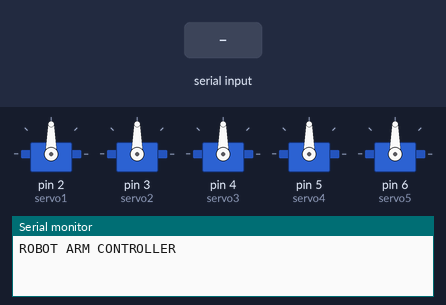
The sketch below on a simulated Arduino Uno, built with avr-gcc and run on an emulated ATmega328P. On the bench: 5 × servo, the last lines printed to the serial monitor. The test bench sets the inputs (shaded band).

Above: at 1.2 s.
1.3 s: "30,150\n" received over Serial
At 2.5 s:
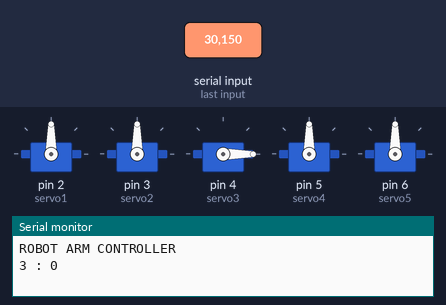
2.8 s: "1\n" received over Serial
At 3.7 s:
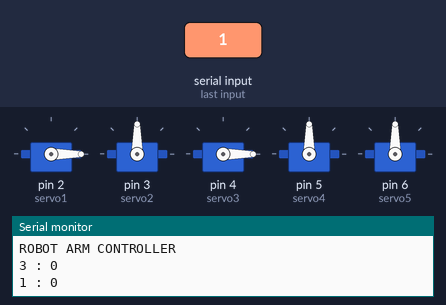
4.3 s: "2\n" received over Serial
At 4.9 s:
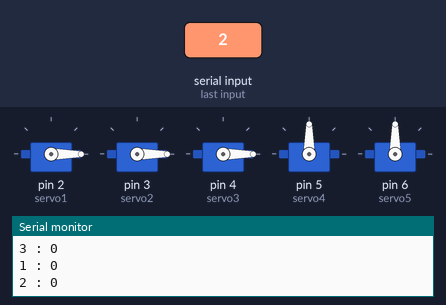
5.8 s: "4\n" received over Serial
At 7.0 s:
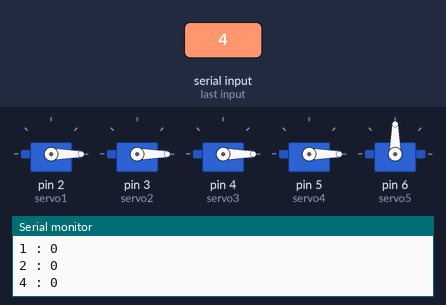
7.3 s: "5\n" received over Serial
At 8.3 s:
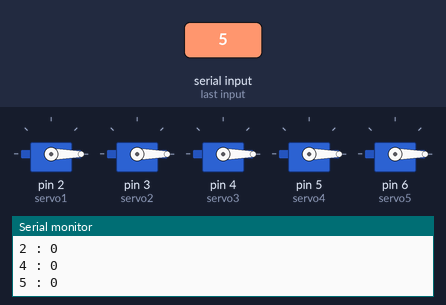
8.8 s: "1,90\n" received over Serial
At 9.6 s:
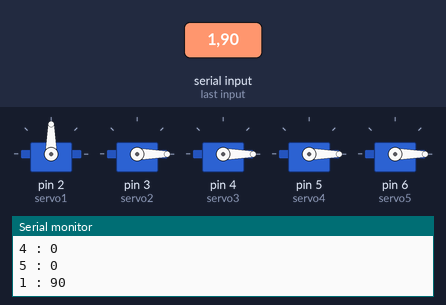
Timing chart, 0 to 11.3 s (numbered marks = the images above; inputs shaded):
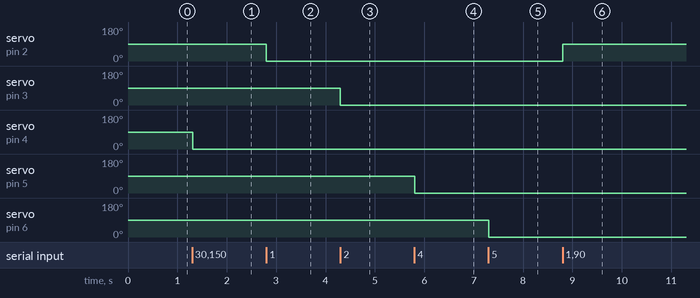

The sketch:

3-Stepper-Full-Step.ino
```cpp
#include <Servo.h>
Servo servo1;
Servo servo2;
Servo servo3;
Servo servo4;
Servo servo5;
unsigned int sudut;
String inString="",temStr;
char str;
unsigned int nomor,l,i;
void setup(){
  Serial.begin(9600);
  servo1.attach(2);//pin 2=servo1
  servo2.attach(3);//pin 3=servo2
  servo3.attach(4);//pin 4=servo3
  servo4.attach(5);//pin 5=servo4
  servo5.attach(6);//pin 6=servo5
  servo1.write(90);
  servo2.write(90);
  servo3.write(90);
  servo4.write(90);
  servo5.write(90);
  Serial.println("ROBOT ARM CONTROLLER");
 }
void loop(){
 if(Serial.available()>0)
   {
      str = Serial.read();
      if(str!='\n')
        {
          inString += (char)str;
        }
      else if (str == '\n')
        {
         temStr=inString.substring(0,1);
         nomor=temStr.toInt();
         temStr=inString.substring(2);
         sudut=temStr.toInt();
         Serial.print(nomor);
         Serial.print(" : ");
         Serial.println(sudut);
         switch(nomor){
            case 1:servo1.write(sudut); break;
            case 2:servo2.write(sudut); break;
            case 3:servo3.write(sudut); break;
            case 4:servo4.write(sudut); break;
            case 5:servo5.write(sudut); break;
         }
         inString = "";
        }
   }
}
```

Measured:
- after the input at 1.3 s, servo on pin 4 (servo3): 90° → 0° at once
- after the input at 2.8 s, servo on pin 2 (servo1): 90° → 0° at once
- after the input at 4.3 s, servo on pin 3 (servo2): 90° → 0° at once
- after the input at 5.8 s, servo on pin 5 (servo4): 90° → 0° at once
- after the input at 7.3 s, servo on pin 6 (servo5): 90° → 0° at once
- after the input at 8.8 s, servo on pin 2 (servo1): 0° → 90° at once
